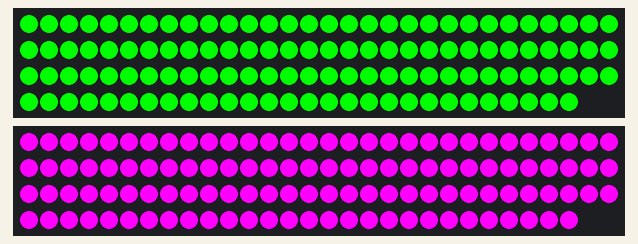
This sketch was run on a simulated ATtiny85, built for the host (arithmetic inside an expression is 32-bit, double 64-bit). Shown: 2 × 118 RGB LEDs in strip order, left to right, continuing on the next row.

Above: at 0.1 s.
At 1.4 s:
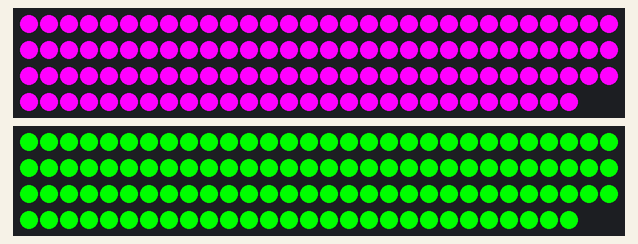

The sketch:

halldemo.ino
```cpp
/* Written by Zachary Yama for the 2015-16 University of Idaho senior capstone project with
 * client Dr. Rinker and lead instructors Bruce Bolden and Dan Cordone.
 *
 * Project Start: 3/4/2016
 *
 * POV prototype code. Displays a simple ring half-blue and half-red to test our concept of timing
 * that will be used to reset images into a still-standing state on the final product.
 *
 * The outer LED is purple if the rps are indicative of the prototype's fan-motor overheating.
 * Otherwise, the outer LED is green.
 *
 * NOTE: Pin change interrupt code can be used to set pin as an interrupt. See functions for
 * more details. Likely useful for wireless communication when its time to add it, as the
 * trinket pro only has one physical interrupt on pin 3.
 *
 * It's also worth mentioning that there's a visibly noticable difference in the refresh rate
 * of processing 120 LEDs versus 14 on the prototype. Particularly when using halldemo.ino,
 * which displays two colored half-circles, the dividing line between the colors is much larger
 * with 120, versus 14.
 *
 */


#include <Adafruit_DotStar.h>
// Because conditional #includes don't work w/Arduino sketches...
#include <SPI.h>         // COMMENT OUT THIS LINE FOR GEMMA OR TRINKET
#include <avr/power.h> // ENABLE THIS LINE FOR GEMMA OR TRINKET
#include <avr/sleep.h>

#define NUMLEDS 118 // Number of LEDs in strip

#define IRPIN       10
#define HALLPIN     8
#define DATAPIN1    3
#define CLOCKPIN1   4
#define DATAPIN2    5
#define CLOCKPIN2   6

Adafruit_DotStar strip1 = Adafruit_DotStar(
  NUMLEDS, DATAPIN1, CLOCKPIN1, DOTSTAR_BRG);

Adafruit_DotStar strip2 = Adafruit_DotStar(
  NUMLEDS, DATAPIN2, CLOCKPIN2, DOTSTAR_BRG);

volatile uint32_t rps, // revolution per second
                  revolutions,
                  revolutionDelta, // Time of a single revolution
                  rpsAccumulator, // Accumulates individual revolution time for calculating rps
                  hallStart; // The time in millis when the hall sensor was last detected
int radPos;

void setup() {
#if defined(__AVR_ATtiny85__) && (F_CPU == 16000000L)
  clock_prescale_set(clock_div_1); // Enable 16 MHz on Trinket
#endif
  strip1.begin(); // Initialize pins for output
  strip2.begin();
  strip1.show();  // Turn all LEDs off
  strip2.show();

  // Init vars
  revolutionDelta = hallStart = millis();
  rps = rpsAccumulator = revolutions = 0;

  // Enable specialized pin intterupts
  enableInterruptPin(HALLPIN);
  //enableInterruptPin(IRPIN);

  //strip1.setBrightness(10);
  //strip2.setBrightness(10);
}

void loop() {
  /* Next step: actual math behind displaying an image.
   *
   * (millis() - hallStart) = time after we saw the hall sensor last
   * revolutionDelta / (millis() - hallStart) = percent rotation away from hallsensor
   * revoluitonDelta / (millis() - hallStart) * 6.28 = radians away from hall sensor
   *
   * Convert radian-rotation of a line on an image into a list of pixels to draw. Divide
   * the line into the number of LEDs for one strip. For each LED (division), take its
   * corresponding point on the line, and find the nearest 4 pixels. Interpolate between
   * the colors of each pixel as a proportional percentage of the LEDs distance from each
   * pixel, and display that new color with the LED.
   *
   * Repeat this calculation with an offset of pi for the other strip.
   */

  /* Split the pixel data out onto two LED strips. The conditional hallStart + (revolutionDelta / 2)
   * is predicting the time it will take to make a half revolution based on the last revolution,
   * and swapping the content of the strips at that time.
   */
  radPos = (((millis() - hallStart) * 360) / revolutionDelta) + 0.5;
  for(int i = 0; i < 118; i++) {
    if(radPos < 180) {
      strip1.setPixelColor(i, 0xFF00FF);
      strip2.setPixelColor(i, 0x00FF00);
    } else {
      strip1.setPixelColor(i, 0x00FF00);
      strip2.setPixelColor(i, 0xFF00FF);
    }
  }


  /* Psudo rps indicator to let me know when the prototype motor is overheating
   * Green is good. Purple is bad -- rps is slowing down or below average.
   */
  /*if(revolutionDelta >= 160 && revolutionDelta <= 190) {
    strip1.setPixelColor(NUMLEDS - 1, 0xFF0000); // green
    //strip2.setPixelColor(NUMLEDS - 1, 0xFF0000);
  } else {
    strip1.setPixelColor(NUMLEDS - 1, 0x00FFFF); // purple
    //strip2.setPixelColor(NUMLEDS - 1, 0x00FFFF);
  }*/

  strip1.show();
  strip2.show();
}


// ------ Intterupt Functionality ----- //

// Add any interrupt pin by swapping around pin change interrupts internally.
void enableInterruptPin(byte pin) {
    *digitalPinToPCMSK(pin) |= bit (digitalPinToPCMSKbit(pin));  // enable pin
    PCIFR  |= bit (digitalPinToPCICRbit(pin)); // clear any outstanding interrupt
    PCICR  |= bit (digitalPinToPCICRbit(pin)); // enable interrupt for the group
}

// Puts microcontroller to sleep. Wake on interrupt.
void sleep() {
  // Sleep states
  // SLEEP_MODE_IDLE
  // SLEEP_MODE_ADC
  // SLEEP_MODE_PWR_SAVE
  // SLEEP_MODE_STANDBY
  // SLEEP_MODE_PWR_DOWN

  set_sleep_mode(SLEEP_MODE_IDLE); // Set sleep mode.
  sleep_enable(); // Enable sleep mode.
  sleep_mode(); // Enter sleep mode.
  // Point of interrupt waking and resuming instruction execution
  sleep_disable(); // Disable sleep mode after waking.
}

// handle pin change interrupt for D0 to D7
ISR (PCINT2_vect) { }

// handle pin change interrupt for D8 to D13
ISR (PCINT0_vect) {
  if(digitalRead(HALLPIN) == LOW) { // hall sensor interrupt; update timings
    revolutions++;
    revolutionDelta = millis() - hallStart;
    hallStart = millis();
    rpsAccumulator += revolutionDelta;
    if(rpsAccumulator >= 1000) { // Dealing in milliseconds
      rps = rpsAccumulator / 1000;
      rpsAccumulator = 0;
    }
  }
}

// handle pin change interrupt for A0 to A5
ISR (PCINT1_vect) { }
```

Measured:
- what the display in image 0 shows lasts 1.3 s, from 0.0 s to 1.3 s
